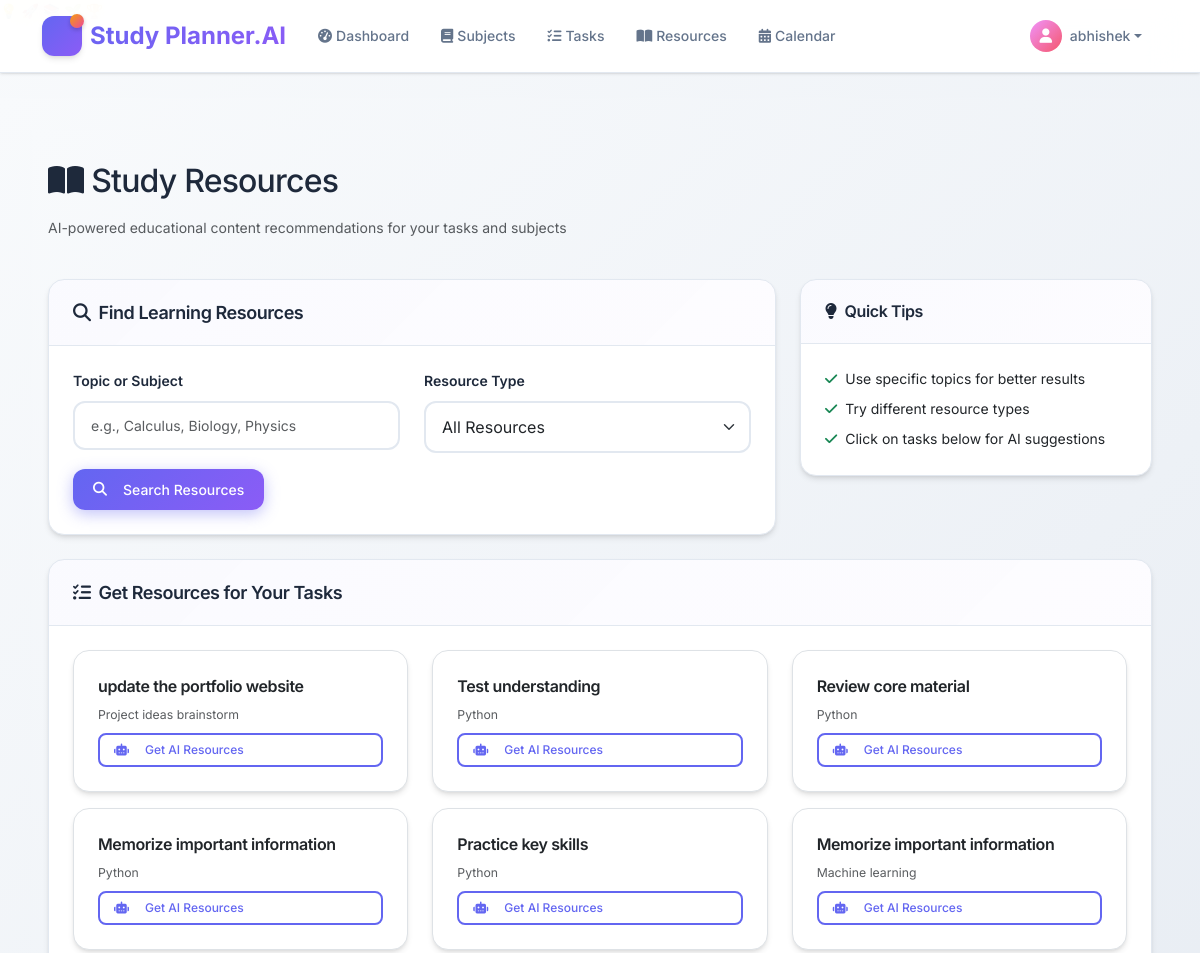
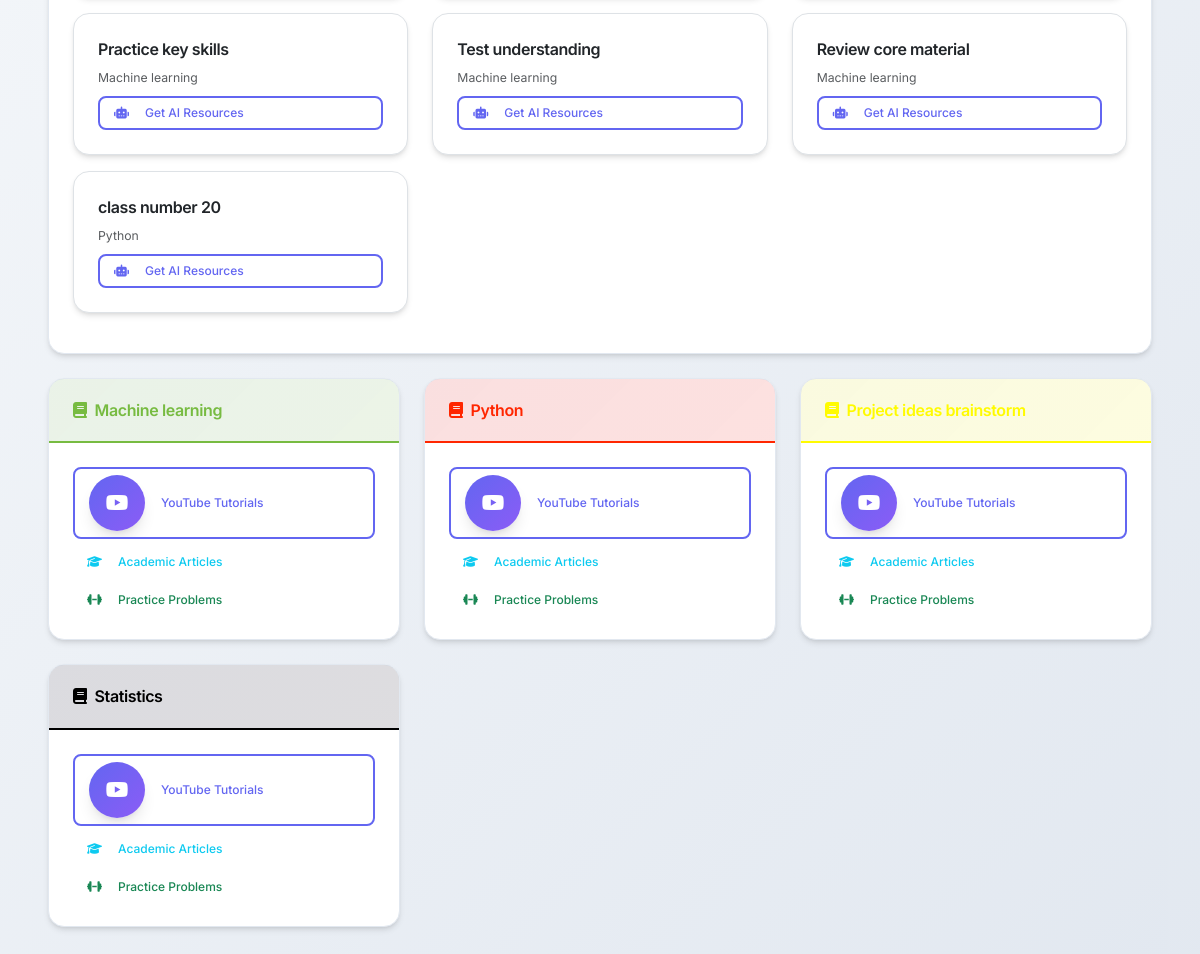
The page /study_resources (signed in) on the database its author committed (2 pictures, top to bottom).
### app.py (models this page shows)
class User(UserMixin, db.Model):
    id = db.Column(db.Integer, primary_key=True)
    username = db.Column(db.String(80), unique=True, nullable=False)
    email = db.Column(db.String(120), unique=True, nullable=False)
    password_hash = db.Column(db.String(255), nullable=False)
    calendar_token = db.Column(db.String(255), unique=True)  # For calendar feed access
    created_at = db.Column(db.DateTime, default=datetime.utcnow)
    subjects = db.relationship('Subject', backref='user', lazy=True, cascade='all, delete-orphan')
    tasks = db.relationship('Task', backref='user', lazy=True, cascade='all, delete-orphan')
    progress_entries = db.relationship('UserProgress', backref='user', lazy=True, cascade='all, delete-orphan')
    motivational_messages = db.relationship('MotivationalMessage', backref='user', lazy=True, cascade='all, delete-orphan')

class Task(db.Model):
    id = db.Column(db.Integer, primary_key=True)
    title = db.Column(db.String(200), nullable=False)
    description = db.Column(db.Text)
    due_date = db.Column(db.DateTime)
    estimated_time = db.Column(db.Integer)  # in minutes
    difficulty = db.Column(db.String(20), default='medium')  # easy, medium, hard
    status = db.Column(db.String(20), default='pending')  # pending, in_progress, completed
    is_decomposed = db.Column(db.Boolean, default=False)  # Whether AI has broken this down
    scheduled_time = db.Column(db.DateTime)  # For adaptive scheduling
    completed_at = db.Column(db.DateTime)    # When the task was completed
    difficulty_rating = db.Column(db.Integer)  # User feedback 1-5
    next_review = db.Column(db.DateTime)     # For spaced repetition
    review_interval = db.Column(db.Integer, default=1)  # Days until next review
    user_id = db.Column(db.Integer, db.ForeignKey('user.id'), nullable=False)
    subject_id = db.Column(db.Integer, db.ForeignKey('subject.id'), nullable=False)
    parent_task_id = db.Column(db.Integer, db.ForeignKey('task.id'), nullable=True)  # For subtasks
    created_at = db.Column(db.DateTime, default=datetime.utcnow)
    subtasks = db.relationship('Task', backref=db.backref('parent_task', remote_side=[id]), lazy=True)

class Subject(db.Model):
    id = db.Column(db.Integer, primary_key=True)
    name = db.Column(db.String(100), nullable=False)
    description = db.Column(db.Text)
    color = db.Column(db.String(7), default='#3498db')  # Hex color code
    user_id = db.Column(db.Integer, db.ForeignKey('user.id'), nullable=False)
    created_at = db.Column(db.DateTime, default=datetime.utcnow)
    tasks = db.relationship('Task', backref='subject', lazy=True, cascade='all, delete-orphan')

### app.py (the view)
@app.route('/study_resources')
@login_required
def study_resources():
    subjects = Subject.query.filter_by(user_id=current_user.id).all()
    recent_tasks = Task.query.filter_by(user_id=current_user.id)\
        .order_by(Task.created_at.desc()).limit(10).all()
    return render_template('resources.html', subjects=subjects, recent_tasks=recent_tasks)

### app.py (called while the page is built)
@login_manager.user_loader
def load_user(user_id):
    return User.query.get(int(user_id))

### templates/resources.html (shortened to what this page needs)
{% extends "base.html" %}
{% block content %}
<div class="row mb-4">
    <div class="col">
        <h1 class="h2 mb-3">
            <i class="fas fa-book-open me-2"></i>Study Resources
        </h1>
        <p class="text-muted">AI-powered educational content recommendations for your tasks and subjects</p>
    </div>
</div>
<div class="row mb-4">
    <div class="col-md-8">
        <div class="card">
            <div class="card-header">
                <h5 class="mb-0"><i class="fas fa-search me-2"></i>Find Learning Resources</h5>
            </div>
            <div class="card-body">
                <form id="resourceSearchForm">
                    <div class="row">
                        <div class="col-md-6 mb-3">
                            <label for="searchTopic" class="form-label">Topic or Subject</label>
                            <input type="text" class="form-control" id="searchTopic" placeholder="e.g., Calculus, Biology, Physics">
                        </div>
                        <div class="col-md-6 mb-3">
                            <label for="resourceType" class="form-label">Resource Type</label>
                            <select class="form-select" id="resourceType">
                                <option value="all">All Resources</option>
                            </select>
                        </div>
                    </div>
                    <button type="submit" class="btn btn-primary">
                        <i class="fas fa-search me-2"></i>Search Resources
                    </button>
                </form>
            </div>
        </div>
    </div>
    <div class="col-md-4">
        <div class="card">
            <div class="card-header">
                <h6 class="mb-0"><i class="fas fa-lightbulb me-2"></i>Quick Tips</h6>
            </div>
            <div class="card-body">
                <ul class="list-unstyled mb-0">
                    <li class="mb-2"><i class="fas fa-check text-success me-2"></i>Use specific topics for better results</li>
                    <li class="mb-2"><i class="fas fa-check text-success me-2"></i>Try different resource types</li>
                    <li class="mb-0"><i class="fas fa-check text-success me-2"></i>Click on tasks below for AI suggestions</li>
                </ul>
            </div>
        </div>
    </div>
</div>
<div class="row mb-4">
    <div class="col-12">
        <div class="card">
            <div class="card-header">
                <h5 class="mb-0"><i class="fas fa-tasks me-2"></i>Get Resources for Your Tasks</h5>
            </div>
            <div class="card-body">
                {% if recent_tasks %}
                    <div class="row">
                        {% for task in recent_tasks %}
                        <div class="col-md-6 col-lg-4 mb-3">
                            <div class="card border">
                                <div class="card-body">
                                    <h6 class="card-title">{{ task.title }}</h6>
                                    <p class="text-muted small mb-2">{{ task.subject.name }}</p>
                                    <button class="btn btn-outline-primary btn-sm w-100" onclick="getTaskResources({{ task.id }})">
                                        <i class="fas fa-robot me-2"></i>Get AI Resources
                                    </button>
                                </div>
                            </div>
                        </div>
                        {% endfor %}
                    </div>
                {% endif %}
            </div>
        </div>
    </div>
</div>
<div class="row">
    {% if subjects %}
        {% for subject in subjects %}
        <div class="col-md-6 col-lg-4 mb-4">
            <div class="card">
                <div class="card-header" style="background-color: {{ subject.color }}20; border-bottom: 2px solid {{ subject.color }};">
                    <h6 class="mb-0" style="color: {{ subject.color }};">
                        <i class="fas fa-book me-2"></i>{{ subject.name }}
                    </h6>
                </div>
                <div class="card-body">
                    <div class="d-grid gap-2">
                        <button class="btn btn-outline-primary btn-sm" onclick="searchYouTube('{{ subject.name }} tutorial')">
                            <i class="fab fa-youtube me-2"></i>YouTube Tutorials
                        </button>
                        <button class="btn btn-outline-info btn-sm" onclick="searchScholar('{{ subject.name }} fundamentals')">
                            <i class="fas fa-graduation-cap me-2"></i>Academic Articles
                        </button>
                        <button class="btn btn-outline-success btn-sm" onclick="searchPractice('{{ subject.name }}')">
                            <i class="fas fa-dumbbell me-2"></i>Practice Problems
                        </button>
                    </div>
                </div>
            </div>
        </div>
        {% endfor %}
    {% endif %}
</div>
{% endblock %}

### templates/base.html (shortened to what this page needs)
<!DOCTYPE html>
<html lang="en">
<head>
    <link href="https://cdn.jsdelivr.net/npm/bootstrap@5.3.2/dist/css/bootstrap.min.css" rel="stylesheet">
    <link href="https://cdnjs.cloudflare.com/ajax/libs/font-awesome/6.4.0/css/all.min.css" rel="stylesheet">
    <link rel="stylesheet" href="{{ url_for('static', filename='css/style.css') }}">
</head>
<body>
    <span class="floating-emoji emoji1">💡</span>
    <span class="floating-emoji emoji2">🚀</span>
    <span class="floating-emoji emoji3">📚</span>
    <span class="floating-emoji emoji4">🌱</span>
    <span class="floating-emoji emoji5">🏆</span>
    <nav class="navbar navbar-expand-lg navbar-light fixed-top">
        <div class="container">
            <a class="navbar-brand d-flex align-items-center" href="{{ url_for('index') }}">
                <div class="me-2 logo-container">
                    <div class="logo-main">
                        <i class="fas fa-book-open"></i>
                        <div class="logo-badge">
                            <i class="fas fa-brain"></i>
                        </div>
                    </div>
                </div>
                <span class="fw-bold">Study Planner.AI</span>
            </a>
            <div class="collapse navbar-collapse" id="navbarNav">
                {% if current_user.is_authenticated %}
                    <ul class="navbar-nav me-auto">
                        <li class="nav-item">
                            <a class="nav-link" href="{{ url_for('dashboard') }}">
                                <i class="fas fa-tachometer-alt me-1"></i>Dashboard
                            </a>
                        </li>
                        <li class="nav-item">
                            <a class="nav-link" href="{{ url_for('subjects') }}">
                                <i class="fas fa-book me-1"></i>Subjects
                            </a>
                        </li>
                        <li class="nav-item">
                            <a class="nav-link" href="{{ url_for('tasks') }}">
                                <i class="fas fa-tasks me-1"></i>Tasks
                            </a>
                        </li>
                        <li class="nav-item">
                            <a class="nav-link" href="{{ url_for('study_resources') }}">
                                <i class="fas fa-book-open me-1"></i>Resources
                            </a>
                        </li>
                        <li class="nav-item">
                            <a class="nav-link" href="{{ url_for('calendar') }}">
                                <i class="fas fa-calendar-alt me-1"></i>Calendar
                            </a>
                        </li>
                    </ul>
                    <div class="navbar-nav">
                        <div class="nav-item dropdown">
                            <a class="nav-link dropdown-toggle d-flex align-items-center" href="#" role="button" data-bs-toggle="dropdown">
                                <div class="me-2 d-flex align-items-center justify-content-center" style="width: 32px; height: 32px; background: linear-gradient(135deg, #f093fb, #f5576c); border-radius: 50%; color: white; font-size: 0.9rem;">
                                    <i class="fas fa-user"></i>
                                </div>
                                <span class="fw-medium">{{ current_user.username }}</span>
                            </a>
                        </div>
                    </div>
                {% endif %}
            </div>
        </div>
    </nav>
    <main class="main-content" style="margin-top: 76px;">
        <div class="container-fluid">
            {% block content %}{% endblock %}
        </div>
    </main>
</body>
</html>

### rows shown on the page
User: username "abhishek"
Task: title "update the portfolio website", subject.name "Project ideas brainstorm"
Task: title "Test understanding", subject.name "Python"
Task: title "Review core material", subject.name "Python"
Task: title "Memorize important information", subject.name "Python"
Task: title "Practice key skills", subject.name "Python"
Task: title "Memorize important information", subject.name "Machine learning"
Task: title "Practice key skills", subject.name "Machine learning"
Task: title "Test understanding", subject.name "Machine learning"
Task: title "Review core material", subject.name "Machine learning"
Task: title "class number 20", subject.name "Python"
Subject: name "Machine learning"
Subject: name "Python"
Subject: name "Project ideas brainstorm"
Subject: name "Statistics"
